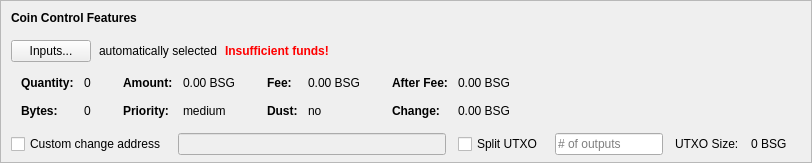
    <widget class="QFrame" name="frameCoinControl">
     <property name="sizePolicy">
      <sizepolicy hsizetype="Expanding" vsizetype="Expanding">
       <horstretch>0</horstretch>
       <verstretch>0</verstretch>
      </sizepolicy>
     </property>
     <property name="maximumSize">
      <size>
       <width>16777215</width>
       <height>16777215</height>
      </size>
     </property>
     <property name="frameShape">
      <enum>QFrame::StyledPanel</enum>
     </property>
     <property name="frameShadow">
      <enum>QFrame::Sunken</enum>
     </property>
     <layout class="QVBoxLayout" name="verticalLayoutCoinControl2">
      <property name="spacing">
       <number>0</number>
      </property>
      <property name="leftMargin">
       <number>0</number>
      </property>
      <property name="topMargin">
       <number>0</number>
      </property>
      <property name="rightMargin">
       <number>0</number>
      </property>
      <property name="bottomMargin">
       <number>6</number>
      </property>
      <item>
       <layout class="QVBoxLayout" name="verticalLayoutCoinControl" stretch="0,0,0,0,1">
        <property name="spacing">
         <number>0</number>
        </property>
        <property name="leftMargin">
         <number>10</number>
        </property>
        <property name="topMargin">
         <number>10</number>
        </property>
        <item>
         <layout class="QHBoxLayout" name="horizontalLayoutCoinControl1">
          <property name="bottomMargin">
           <number>15</number>
          </property>
          <item>
           <widget class="QLabel" name="labelCoinControlFeatures">
            <property name="sizePolicy">
             <sizepolicy hsizetype="Preferred" vsizetype="Maximum">
              <horstretch>0</horstretch>
              <verstretch>0</verstretch>
             </sizepolicy>
            </property>
            <property name="font">
             <font>
              <weight>75</weight>
              <bold>true</bold>
             </font>
            </property>
            <property name="styleSheet">
             <string notr="true">font-weight:bold;</string>
            </property>
            <property name="text">
             <string>Coin Control Features</string>
            </property>
           </widget>
          </item>
         </layout>
        </item>
        <item>
         <layout class="QHBoxLayout" name="horizontalLayoutCoinControl2" stretch="0,0,0,0">
          <property name="spacing">
           <number>8</number>
          </property>
          <property name="bottomMargin">
           <number>10</number>
          </property>
          <item>
           <widget class="QPushButton" name="pushButtonCoinControl">
            <property name="styleSheet">
             <string notr="true"/>
            </property>
            <property name="text">
             <string>Inputs...</string>
            </property>
            <property name="autoDefault">
             <bool>false</bool>
            </property>
           </widget>
          </item>
          <item>
           <widget class="QLabel" name="labelCoinControlAutomaticallySelected">
            <property name="text">
             <string>automatically selected</string>
            </property>
            <property name="margin">
             <number>5</number>
            </property>
           </widget>
          </item>
          <item>
           <widget class="QLabel" name="labelCoinControlInsuffFunds">
            <property name="font">
             <font>
              <weight>75</weight>
              <bold>true</bold>
             </font>
            </property>
            <property name="styleSheet">
             <string notr="true">color:red;font-weight:bold;</string>
            </property>
            <property name="text">
             <string>Insufficient funds!</string>
            </property>
            <property name="margin">
             <number>5</number>
            </property>
           </widget>
          </item>
          <item>
           <spacer name="horizontalSpacerCoinControl">
            <property name="orientation">
             <enum>Qt::Horizontal</enum>
            </property>
            <property name="sizeHint" stdset="0">
             <size>
              <width>40</width>
              <height>1</height>
             </size>
            </property>
           </spacer>
          </item>
         </layout>
        </item>
        <item>
         <widget class="QWidget" name="widgetCoinControl" native="true">
          <property name="sizePolicy">
           <sizepolicy hsizetype="Preferred" vsizetype="Preferred">
            <horstretch>0</horstretch>
            <verstretch>0</verstretch>
           </sizepolicy>
          </property>
          <property name="minimumSize">
           <size>
            <width>0</width>
            <height>0</height>
           </size>
          </property>
          <property name="styleSheet">
           <string notr="true"/>
          </property>
          <layout class="QHBoxLayout" name="horizontalLayoutCoinControl5">
           <property name="leftMargin">
            <number>0</number>
           </property>
           <property name="topMargin">
            <number>0</number>
           </property>
           <property name="rightMargin">
            <number>0</number>
           </property>
           <property name="bottomMargin">
            <number>0</number>
           </property>
           <item>
            <layout class="QHBoxLayout" name="horizontalLayoutCoinControl3" stretch="0,0,0,1">
             <property name="spacing">
              <number>20</number>
             </property>
             <property name="topMargin">
              <number>0</number>
             </property>
             <property name="bottomMargin">
              <number>10</number>
             </property>
             <item>
              <layout class="QFormLayout" name="formLayoutCoinControl1">
               <property name="horizontalSpacing">
                <number>10</number>
               </property>
               <property name="verticalSpacing">
                <number>14</number>
               </property>
               <property name="leftMargin">
                <number>10</number>
               </property>
               <property name="topMargin">
                <number>4</number>
               </property>
               <property name="rightMargin">
                <number>6</number>
               </property>
               <item row="0" column="0">
                <widget class="QLabel" name="labelCoinControlQuantityText">
                 <property name="font">
                  <font>
                   <weight>75</weight>
                   <bold>true</bold>
                  </font>
                 </property>
                 <property name="text">
                  <string>Quantity:</string>
                 </property>
                 <property name="margin">
                  <number>0</number>
                 </property>
                </widget>
               </item>
               <item row="0" column="1">
                <widget class="QLabel" name="labelCoinControlQuantity">
                 <property name="cursor">
                  <cursorShape>IBeamCursor</cursorShape>
                 </property>
                 <property name="contextMenuPolicy">
                  <enum>Qt::ActionsContextMenu</enum>
                 </property>
                 <property name="text">
                  <string notr="true">0</string>
                 </property>
                 <property name="margin">
                  <number>0</number>
                 </property>
                 <property name="textInteractionFlags">
                  <set>Qt::LinksAccessibleByMouse|Qt::TextSelectableByKeyboard|Qt::TextSelectableByMouse</set>
                 </property>
                </widget>
               </item>
               <item row="1" column="0">
                <widget class="QLabel" name="labelCoinControlBytesText">
                 <property name="font">
                  <font>
                   <weight>75</weight>
                   <bold>true</bold>
                  </font>
                 </property>
                 <property name="text">
                  <string>Bytes:</string>
                 </property>
                </widget>
               </item>
               <item row="1" column="1">
                <widget class="QLabel" name="labelCoinControlBytes">
                 <property name="cursor">
                  <cursorShape>IBeamCursor</cursorShape>
                 </property>
                 <property name="contextMenuPolicy">
                  <enum>Qt::ActionsContextMenu</enum>
                 </property>
                 <property name="text">
                  <string notr="true">0</string>
                 </property>
                 <property name="textInteractionFlags">
                  <set>Qt::LinksAccessibleByMouse|Qt::TextSelectableByKeyboard|Qt::TextSelectableByMouse</set>
                 </property>
                </widget>
               </item>
              </layout>
             </item>
             <item>
              <layout class="QFormLayout" name="formLayoutCoinControl2">
               <property name="horizontalSpacing">
                <number>10</number>
               </property>
               <property name="verticalSpacing">
                <number>14</number>
               </property>
               <property name="leftMargin">
                <number>6</number>
               </property>
               <property name="topMargin">
                <number>4</number>
               </property>
               <property name="rightMargin">
                <number>6</number>
               </property>
               <item row="0" column="0">
                <widget class="QLabel" name="labelCoinControlAmountText">
                 <property name="font">
                  <font>
                   <weight>75</weight>
                   <bold>true</bold>
                  </font>
                 </property>
                 <property name="text">
                  <string>Amount:</string>
                 </property>
                 <property name="margin">
                  <number>0</number>
                 </property>
                </widget>
               </item>
               <item row="0" column="1">
                <widget class="QLabel" name="labelCoinControlAmount">
                 <property name="cursor">
                  <cursorShape>IBeamCursor</cursorShape>
                 </property>
                 <property name="contextMenuPolicy">
                  <enum>Qt::ActionsContextMenu</enum>
                 </property>
                 <property name="text">
                  <string notr="true">0.00 BSG</string>
                 </property>
                 <property name="textInteractionFlags">
                  <set>Qt::LinksAccessibleByMouse|Qt::TextSelectableByKeyboard|Qt::TextSelectableByMouse</set>
                 </property>
                </widget>
               </item>
               <item row="1" column="0">
                <widget class="QLabel" name="labelCoinControlPriorityText">
                 <property name="font">
                  <font>
                   <weight>75</weight>
                   <bold>true</bold>
                  </font>
                 </property>
                 <property name="text">
                  <string>Priority:</string>
                 </property>
                </widget>
               </item>
               <item row="1" column="1">
                <widget class="QLabel" name="labelCoinControlPriority">
                 <property name="cursor">
                  <cursorShape>IBeamCursor</cursorShape>
                 </property>
                 <property name="contextMenuPolicy">
                  <enum>Qt::ActionsContextMenu</enum>
                 </property>
                 <property name="text">
                  <string>medium</string>
                 </property>
                 <property name="textInteractionFlags">
                  <set>Qt::LinksAccessibleByMouse|Qt::TextSelectableByKeyboard|Qt::TextSelectableByMouse</set>
                 </property>
                </widget>
               </item>
              </layout>
             </item>
             <item>
              <layout class="QFormLayout" name="formLayoutCoinControl3">
               <property name="horizontalSpacing">
                <number>10</number>
               </property>
               <property name="verticalSpacing">
                <number>14</number>
               </property>
               <property name="leftMargin">
                <number>6</number>
               </property>
               <property name="topMargin">
                <number>4</number>
               </property>
               <property name="rightMargin">
                <number>6</number>
               </property>
               <item row="0" column="0">
                <widget class="QLabel" name="labelCoinControlFeeText">
                 <property name="font">
                  <font>
                   <weight>75</weight>
                   <bold>true</bold>
                  </font>
                 </property>
                 <property name="text">
                  <string>Fee:</string>
                 </property>
                 <property name="margin">
                  <number>0</number>
                 </property>
                </widget>
               </item>
               <item row="0" column="1">
                <widget class="QLabel" name="labelCoinControlFee">
                 <property name="cursor">
                  <cursorShape>IBeamCursor</cursorShape>
                 </property>
                 <property name="contextMenuPolicy">
                  <enum>Qt::ActionsContextMenu</enum>
                 </property>
                 <property name="text">
                  <string notr="true">0.00 BSG</string>
                 </property>
                 <property name="textInteractionFlags">
                  <set>Qt::LinksAccessibleByMouse|Qt::TextSelectableByKeyboard|Qt::TextSelectableByMouse</set>
                 </property>
                </widget>
               </item>
               <item row="1" column="0">
                <widget class="QLabel" name="labelCoinControlLowOutputText">
                 <property name="font">
                  <font>
                   <weight>75</weight>
                   <bold>true</bold>
                  </font>
                 </property>
                 <property name="text">
                  <string>Dust:</string>
                 </property>
                </widget>
               </item>
               <item row="1" column="1">
                <widget class="QLabel" name="labelCoinControlLowOutput">
                 <property name="cursor">
                  <cursorShape>IBeamCursor</cursorShape>
                 </property>
                 <property name="contextMenuPolicy">
                  <enum>Qt::ActionsContextMenu</enum>
                 </property>
                 <property name="text">
                  <string>no</string>
                 </property>
                 <property name="textInteractionFlags">
                  <set>Qt::LinksAccessibleByMouse|Qt::TextSelectableByKeyboard|Qt::TextSelectableByMouse</set>
                 </property>
                </widget>
               </item>
              </layout>
             </item>
             <item>
              <layout class="QFormLayout" name="formLayoutCoinControl4">
               <property name="horizontalSpacing">
                <number>10</number>
               </property>
               <property name="verticalSpacing">
                <number>14</number>
               </property>
               <property name="leftMargin">
                <number>6</number>
               </property>
               <property name="topMargin">
                <number>4</number>
               </property>
               <property name="rightMargin">
                <number>6</number>
               </property>
               <item row="0" column="0">
                <widget class="QLabel" name="labelCoinControlAfterFeeText">
                 <property name="font">
                  <font>
                   <weight>75</weight>
                   <bold>true</bold>
                  </font>
                 </property>
                 <property name="text">
                  <string>After Fee:</string>
                 </property>
                 <property name="margin">
                  <number>0</number>
                 </property>
                </widget>
               </item>
               <item row="0" column="1">
                <widget class="QLabel" name="labelCoinControlAfterFee">
                 <property name="cursor">
                  <cursorShape>IBeamCursor</cursorShape>
                 </property>
                 <property name="contextMenuPolicy">
                  <enum>Qt::ActionsContextMenu</enum>
                 </property>
                 <property name="text">
                  <string notr="true">0.00 BSG</string>
                 </property>
                 <property name="textInteractionFlags">
                  <set>Qt::LinksAccessibleByMouse|Qt::TextSelectableByKeyboard|Qt::TextSelectableByMouse</set>
                 </property>
                </widget>
               </item>
               <item row="1" column="0">
                <widget class="QLabel" name="labelCoinControlChangeText">
                 <property name="font">
                  <font>
                   <weight>75</weight>
                   <bold>true</bold>
                  </font>
                 </property>
                 <property name="text">
                  <string>Change:</string>
                 </property>
                </widget>
               </item>
               <item row="1" column="1">
                <widget class="QLabel" name="labelCoinControlChange">
                 <property name="cursor">
                  <cursorShape>IBeamCursor</cursorShape>
                 </property>
                 <property name="contextMenuPolicy">
                  <enum>Qt::ActionsContextMenu</enum>
                 </property>
                 <property name="text">
                  <string notr="true">0.00 BSG</string>
                 </property>
                 <property name="textInteractionFlags">
                  <set>Qt::LinksAccessibleByMouse|Qt::TextSelectableByKeyboard|Qt::TextSelectableByMouse</set>
                 </property>
                </widget>
               </item>
              </layout>
             </item>
            </layout>
           </item>
          </layout>
         </widget>
        </item>
        <item>
         <layout class="QHBoxLayout" name="horizontalLayoutCoinControl4" stretch="0,0,0,0,0,0,0">
          <property name="spacing">
           <number>12</number>
          </property>
          <property name="sizeConstraint">
           <enum>QLayout::SetDefaultConstraint</enum>
          </property>
          <property name="topMargin">
           <number>5</number>
          </property>
          <property name="rightMargin">
           <number>5</number>
          </property>
          <item>
           <widget class="QCheckBox" name="checkBoxCoinControlChange">
            <property name="toolTip">
             <string>If this is activated, but the change address is empty or invalid, change will be sent to a newly generated address.</string>
            </property>
            <property name="text">
             <string>Custom change address</string>
            </property>
           </widget>
          </item>
          <item>
           <widget class="QValidatedLineEdit" name="lineEditCoinControlChange">
            <property name="enabled">
             <bool>false</bool>
            </property>
            <property name="sizePolicy">
             <sizepolicy hsizetype="Expanding" vsizetype="Fixed">
              <horstretch>0</horstretch>
              <verstretch>0</verstretch>
             </sizepolicy>
            </property>
           </widget>
          </item>
          <item>
           <widget class="QCheckBox" name="splitBlockCheckBox">
            <property name="text">
             <string>Split UTXO</string>
            </property>
           </widget>
          </item>
          <item>
           <widget class="QLineEdit" name="splitBlockLineEdit">
            <property name="sizePolicy">
             <sizepolicy hsizetype="Fixed" vsizetype="Fixed">
              <horstretch>50</horstretch>
              <verstretch>0</verstretch>
             </sizepolicy>
            </property>
            <property name="placeholderText">
             <string># of outputs</string>
            </property>
           </widget>
          </item>
          <item>
           <widget class="QLabel" name="labelBlockSizeText">
            <property name="text">
             <string>UTXO Size:</string>
            </property>
           </widget>
          </item>
          <item>
           <widget class="QLabel" name="labelBlockSize">
            <property name="text">
             <string>0 BSG</string>
            </property>
           </widget>
          </item>
          <item>
           <widget class="QLabel" name="labelCoinControlChangeLabel">
            <property name="sizePolicy">
             <sizepolicy hsizetype="Preferred" vsizetype="Expanding">
              <horstretch>0</horstretch>
              <verstretch>0</verstretch>
             </sizepolicy>
            </property>
            <property name="minimumSize">
             <size>
              <width>0</width>
              <height>0</height>
             </size>
            </property>
            <property name="text">
             <string/>
            </property>
            <property name="margin">
             <number>3</number>
            </property>
           </widget>
          </item>
         </layout>
        </item>
        <item>
         <spacer name="verticalSpacerCoinControl">
          <property name="orientation">
           <enum>Qt::Vertical</enum>
          </property>
          <property name="sizeHint" stdset="0">
           <size>
            <width>800</width>
            <height>1</height>
           </size>
          </property>
         </spacer>
        </item>
       </layout>
      </item>
     </layout>
    </widget>
